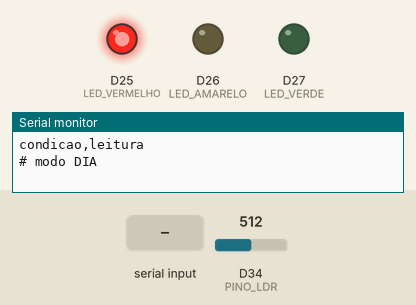
A sketch run on a simulated Arduino Due. Parts: output pins drawn as LEDs (lit = HIGH), the last lines printed to the serial monitor. Dashed ring = blinking. The inputs (shaded band) are chosen by the test bench; at power-on: D34 (PINO_LDR) = 512 (analog values on the 0–1023 scale).

Above: at 4.7 s.
4.8 s: D34 (PINO_LDR) set to 22
6.9 s: D34 (PINO_LDR) set to 17
At 7.95 s:
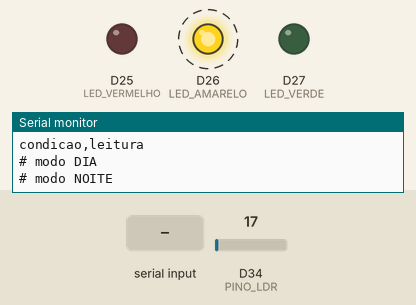
12.2 s: "t" received over Serial
At 14.8 s:
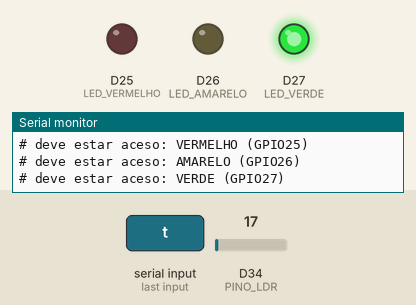
15.2 s: D34 (PINO_LDR) set to 44
18.2 s: D34 (PINO_LDR) set to 55
At 18.85 s:
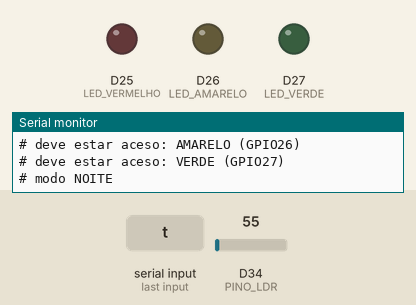
Timing chart, 0 to 21.2 s (numbered marks = the images above; inputs shaded):
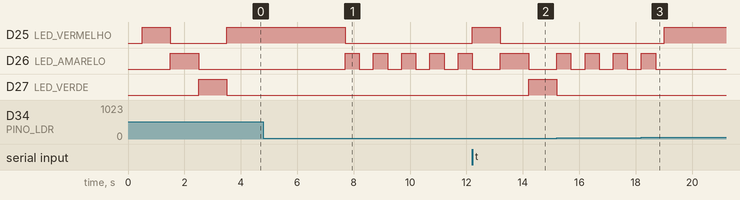

Measured:
- the behaviour switches between 20 and 19 on D34 (PINO_LDR) (found by bisection; images 0 and 1)
- the behaviour switches between 49 and 50 on D34 (PINO_LDR) (found by bisection; images 2 and 3)
- after the input at 4.8 s, every drawn part: stays the same
- after the input at 6.9 s, D25 (LED_VERMELHO): HIGH → LOW after 0.80 s; D26 (LED_AMARELO): alternates HIGH for 0.50 s and LOW for 0.50 s, starting after 0.80 s
- after the input at 12.2 s, D25 (LED_VERMELHO): LOW → HIGH at once, → LOW 1.0 s later; D27 (LED_VERDE): LOW → HIGH after 2.0 s
- after the input at 18.2 s, D25 (LED_VERMELHO): LOW → HIGH after 0.80 s; D26 (LED_AMARELO): goes on until 18.7 s, then stays LOW

The sketch:

ponderada.ino
```cpp
// Atividade ponderada de Computação 2 - Semáforo com dois modos de operação.
// Modo dia:   vermelho 12 s -> verde 6 s -> amarelo 2 s (ciclo normal)
// Modo noite: vermelho e verde apagados, amarelo piscando
//
// Comandos no Monitor Serial (115200, digite a letra e Enter):
//   a = medir ambiente   s = medir sombra   l = medir lanterna
//   t = testar LEDs (um por vez)
//   d = forçar DIA       n = forçar NOITE   x = automático (LDR)
//   v = liga/desliga status a cada 1 s  (DESATIVADO - ver trechos comentados)

// ---------- Pinos ----------
const int PINO_LDR     = 34;   // ADC1: continua lendo com o Wi-Fi ligado
const int LED_VERMELHO = 25;
const int LED_AMARELO  = 26;
const int LED_VERDE    = 27;

// ---------- Calibração (script do professor) ----------
const unsigned long INTERVALO_MS = 200;   // uma leitura a cada 200 ms
const int LEITURAS_POR_CONDICAO = 30;     // 30 leituras = 6 s por condição
const char *condicao = "ambiente";
int contagem = LEITURAS_POR_CONDICAO;     // começa parado, esperando a primeira letra
long somaCondicao = 0;

// ---------- Limiar dia/noite (valores medidos na bancada) ----------
// Ambiente ~330, LDR coberto = 0, lanterna ~3500 -> a leitura DESCE no escuro
const int LIMIAR    = 140;   // meio do caminho entre escuro (0) e ambiente (~330)
const int HISTERESE = 60;    // entra na noite abaixo de 100, volta ao dia acima de 200
const int CONFIRMACOES = 5;  // 5 leituras seguidas (1 s) para trocar de modo

// ---------- Tempos do semáforo ----------
const unsigned long TEMPO_VERMELHO = 12000;
const unsigned long TEMPO_VERDE    = 6000;
const unsigned long TEMPO_AMARELO  = 2000;
const unsigned long TEMPO_PISCA    = 500;   // pisca do amarelo no modo noite

// ---------- Estado ----------
enum Fase { FASE_VERMELHO, FASE_VERDE, FASE_AMARELO };
enum Operacao { AUTOMATICO, FORCA_DIA, FORCA_NOITE };
Fase fase = FASE_VERMELHO;
Operacao operacao = AUTOMATICO;
bool modoNoite = false;
bool amareloAceso = false;
// bool statusLigado = true;          // status desativado
int ultimaLeituraLDR = 0;
int contadorTroca = 0;
unsigned long inicioFase = 0;
unsigned long ultimoPisca = 0;
unsigned long ultimaLeitura = 0;
// unsigned long ultimoStatus = 0;    // status desativado

void acenderLeds(bool vm, bool am, bool vd) {
  digitalWrite(LED_VERMELHO, vm);
  digitalWrite(LED_AMARELO,  am);
  digitalWrite(LED_VERDE,    vd);
}

void testarLeds() {
  const int pinos[] = {LED_VERMELHO, LED_AMARELO, LED_VERDE};
  const char *nomes[] = {"VERMELHO (GPIO25)", "AMARELO (GPIO26)", "VERDE (GPIO27)"};
  Serial.println("# --- teste dos LEDs ---");
  acenderLeds(LOW, LOW, LOW);
  for (int i = 0; i < 3; i++) {
    Serial.print("# deve estar aceso: ");
    Serial.println(nomes[i]);
    digitalWrite(pinos[i], HIGH);
    delay(1000);
    digitalWrite(pinos[i], LOW);
  }
}

// A leitura DESCE no escuro. Histerese: entrar na noite exige < 100; sair exige > 200.
bool estaEscuro(int leitura) {
  if (modoNoite) return leitura < LIMIAR + HISTERESE;  // continua noite enquanto < 200
  else           return leitura < LIMIAR - HISTERESE;  // vira noite quando < 100
}

void iniciarModoDia(unsigned long agora) {
  fase = FASE_VERMELHO;
  inicioFase = agora;
  acenderLeds(HIGH, LOW, LOW);
  Serial.println("# modo DIA");
}

void iniciarModoNoite(unsigned long agora) {
  amareloAceso = true;
  ultimoPisca = agora;
  acenderLeds(LOW, HIGH, LOW);
  Serial.println("# modo NOITE");
}

void atualizarModoDia(unsigned long agora) {
  unsigned long decorrido = agora - inicioFase;
  switch (fase) {
    case FASE_VERMELHO:
      if (decorrido >= TEMPO_VERMELHO) { fase = FASE_VERDE; inicioFase = agora; acenderLeds(LOW, LOW, HIGH); }
      break;
    case FASE_VERDE:
      if (decorrido >= TEMPO_VERDE) { fase = FASE_AMARELO; inicioFase = agora; acenderLeds(LOW, HIGH, LOW); }
      break;
    case FASE_AMARELO:
      if (decorrido >= TEMPO_AMARELO) { fase = FASE_VERMELHO; inicioFase = agora; acenderLeds(HIGH, LOW, LOW); }
      break;
  }
}

void atualizarModoNoite(unsigned long agora) {
  if (agora - ultimoPisca >= TEMPO_PISCA) {
    amareloAceso = !amareloAceso;
    digitalWrite(LED_AMARELO, amareloAceso);
    ultimoPisca = agora;
  }
}

// ---------- Status a cada 1 s (DESATIVADO) ----------
// void mostrarStatus() {
//   const char *nomesFase[] = {"VERMELHO", "VERDE", "AMARELO"};
//   const char *nomesOp[] = {"auto", "forcado DIA", "forcado NOITE"};
//   Serial.print("# LDR=");    Serial.print(ultimaLeituraLDR);
//   Serial.print(modoNoite ? " (volta ao dia se > " : " (vira noite se < ");
//   Serial.print(modoNoite ? LIMIAR + HISTERESE : LIMIAR - HISTERESE);
//   Serial.print(") modo=");   Serial.print(modoNoite ? "NOITE" : "DIA");
//   Serial.print(" [");        Serial.print(nomesOp[operacao]); Serial.print("]");
//   if (!modoNoite) { Serial.print(" fase="); Serial.print(nomesFase[fase]); }
//   Serial.println();
// }

void setup() {
  Serial.begin(115200);
  delay(500);
  analogReadResolution(12);              // escala de 0 a 4095

  pinMode(LED_VERMELHO, OUTPUT);
  pinMode(LED_AMARELO,  OUTPUT);
  pinMode(LED_VERDE,    OUTPUT);

  testarLeds();

  Serial.println("# comandos: a s l (calibrar) | t (teste LEDs) | d n x (dia/noite/auto)");
  Serial.println("condicao,leitura");

  iniciarModoDia(millis());
}

void loop() {
  unsigned long agora = millis();

  // Comandos
  if (Serial.available()) {
    char c = Serial.read();
    if (c == 'a') { condicao = "ambiente"; contagem = 0; somaCondicao = 0; }
    if (c == 's') { condicao = "sombra";   contagem = 0; somaCondicao = 0; }
    if (c == 'l') { condicao = "lanterna"; contagem = 0; somaCondicao = 0; }
    if (c == 't') { testarLeds(); agora = millis(); modoNoite ? iniciarModoNoite(agora) : iniciarModoDia(agora); }
    if (c == 'd') { operacao = FORCA_DIA;   Serial.println("# forcando DIA"); }
    if (c == 'n') { operacao = FORCA_NOITE; Serial.println("# forcando NOITE"); }
    if (c == 'x') { operacao = AUTOMATICO;  Serial.println("# modo automatico (LDR)"); }
    // if (c == 'v') { statusLigado = !statusLigado; }   // status desativado
  }

  // Leitura do LDR a cada 200 ms (sem travar o semáforo)
  if (agora - ultimaLeitura >= INTERVALO_MS) {
    ultimaLeitura = agora;
    int leitura = analogRead(PINO_LDR);
    ultimaLeituraLDR = leitura;

    if (contagem < LEITURAS_POR_CONDICAO) {
      Serial.print(condicao);
      Serial.print(",");
      Serial.println(leitura);
      somaCondicao += leitura;
      contagem++;
      if (contagem == LEITURAS_POR_CONDICAO) {
        Serial.print("# fim da condicao - media: ");
        Serial.println(somaCondicao / LEITURAS_POR_CONDICAO);
      }
    }

    bool deveSerNoite;
    if (operacao == FORCA_DIA)        deveSerNoite = false;
    else if (operacao == FORCA_NOITE) deveSerNoite = true;
    else                              deveSerNoite = estaEscuro(leitura);

    // Só troca de modo após CONFIRMACOES leituras seguidas pedindo a troca
    if (deveSerNoite != modoNoite) {
      contadorTroca++;
      if (contadorTroca >= CONFIRMACOES || operacao != AUTOMATICO) {
        contadorTroca = 0;
        modoNoite = deveSerNoite;
        if (modoNoite) iniciarModoNoite(agora);
        else           iniciarModoDia(agora);
      }
    } else {
      contadorTroca = 0;
    }
  }

  // ---------- Status a cada 1 s (DESATIVADO) ----------
  // if (statusLigado && contagem >= LEITURAS_POR_CONDICAO && agora - ultimoStatus >= 1000) {
  //   ultimoStatus = agora;
  //   mostrarStatus();
  // }

  // Semáforo
  if (modoNoite) atualizarModoNoite(agora);
  else           atualizarModoDia(agora);
}
```
